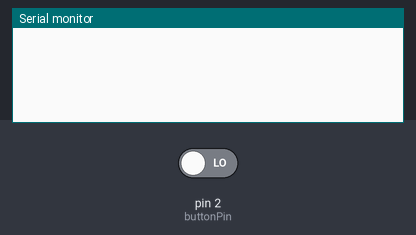
Simulated run of this sketch. Board: Arduino Uno, built with avr-gcc and run on an emulated ATmega328P. On the bench: the last lines printed to the serial monitor. The test bench sets the inputs (shaded band); at power-on: pin 2 (buttonPin) LOW.

Above: at 1.2 s.
1.3 s: pin 2 (buttonPin) driven HIGH
At 6.1 s:
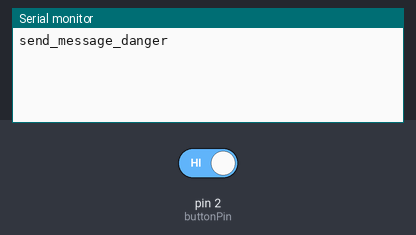
6.5 s: pin 2 (buttonPin) driven LOW
At 7.2 s:
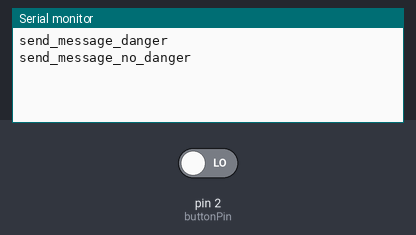

Measured:
- after the input at 1.3 s, the serial monitor: prints a new line after 3.7 s (image 1)
- after the input at 6.5 s, the serial monitor: prints a new line at once (image 2)

The sketch:

TEST_serialarduino.ino
```cpp
String s = "";
bool dangerstatus=false;
int waittime=5000;
unsigned long currenttime=0;
unsigned long oldtime=0;
unsigned long deltatime=0;
const int buttonPin = 2;
long counter=0;


void setup() {
   Serial.begin(9600);
   pinMode(buttonPin, INPUT);
}
void loop()
{
  //ontvangen van berichten
   checkstate();

}
unsigned long getdeltatime()
{
  //public variable
  /*
  unsigned long currenttime=0;
unsigned long oldtime=0;
unsigned long deltatime=0;*/

     currenttime=millis();
     deltatime=currenttime-oldtime;
     oldtime=currenttime;
     return deltatime;
}

void checkstate()
{
    if(!dangerstatus)
    {
        if(digitalRead(buttonPin)==HIGH)
        {
           counter+=getdeltatime();
        }
        else
        {
          counter=0;

        }
        if(counter>waittime)
        {
          dangerstatus=true;
          Serial.println("send_message_danger");
        }
    }
    else
    {
      if(digitalRead(buttonPin)==LOW)
      {
          dangerstatus=false;
          Serial.println("send_message_no_danger");
      }
    }
}


void readincoming()
{
  if (Serial.available() > 0)
  {
    while ((Serial.available() > 0))
    {
      s = s + (char)Serial.read();
      delay(1);
    }
    //////////////
    ///Serial.println("received");
    //////////////////
    s="";
  }
}
```
